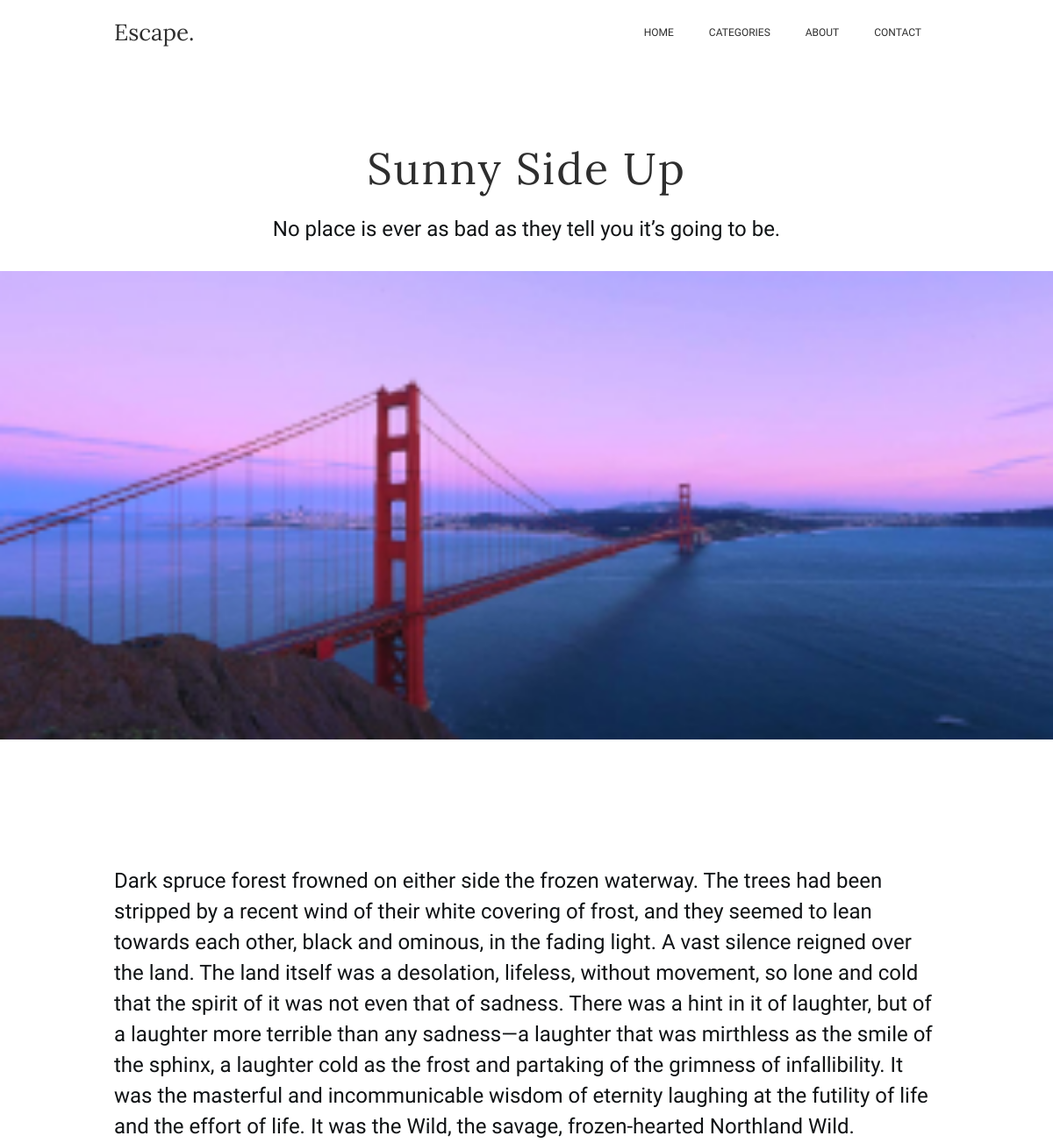
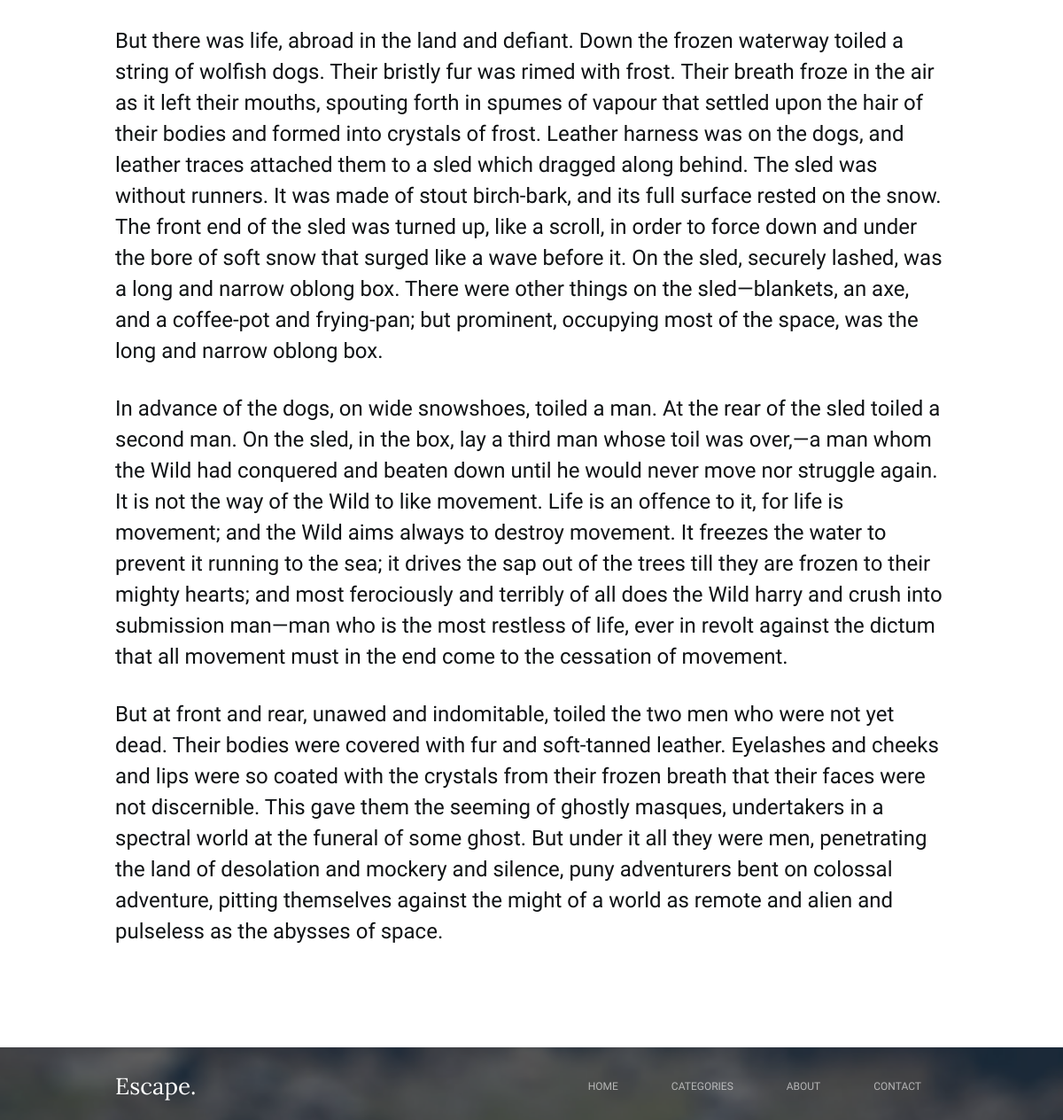
The app's page /post?id=654789e6-2ce3-4b83-86fb-49f989cb5887 with its own data (2 pictures, top to bottom).
### tables this page shows
CREATE TABLE post
(
    id           INT AUTO_INCREMENT PRIMARY KEY NOT NULL,
    uuid         VARCHAR(36)  NOT NULL,
    title        VARCHAR(255) NOT NULL,
    content      TEXT         NOT NULL,
    subtitle     VARCHAR(255) NOT NULL,
    image_url    VARCHAR(255) NOT NULL,
    image_alt    VARCHAR(255) NOT NULL,
    author_id    INT          NOT NULL,
    publish_date TIMESTAMP    NOT NULL,
    note         VARCHAR(255) NOT NULL,
    featured     TINYINT      NOT NULL,
    recent       TINYINT      NOT NULL,
    FOREIGN KEY (author_id) REFERENCES author (id) ON DELETE RESTRICT
);

### data/DataBaseProcessing.php (called while the page is built, shortened)
<?php
class DataBase
{
    protected function createDBConnection(): mysqli
    {
        $dataBaseConnection = new mysqli(self::HOST, self::USERNAME, self::PASSWORD, self::DATABASE, self::PORT);
        return $dataBaseConnection;
    }
    public function getPostById($id): array|null
    {
        $dataBaseConnection = $this->createDBConnection();
        $post = [];
        try {
            $result = $dataBaseConnection->query(SqlQuery::GET_POST_BY_ID . $dataBaseConnection->real_escape_string($id) . '"');
            $post = $result->fetch_assoc();
        } catch (Exception $error) {
            echo $error->getMessage();
        }
        return $post;
    }
}

### post.php (the view, shortened to what this page needs)
<?php
include './data/DataBaseProcessing.php';
$id = $_GET['id'];
$connectionDataBase = new DataBase();
$post = $connectionDataBase->getPostById($id);
?>
<!DOCTYPE html>
<html lang="ru">
<head>
    <link rel="stylesheet" href="styles/escape_page.css"/>
</head>
<body>
<?php include 'header.php'; ?>
<main class="main">
    <div class="main__container container">
        <h1 class="main__title"><?= $post['title'] ?? null ?></h1>
        <p class="main__subtitle"><?= $post['subtitle'] ?? null ?></p>
    </div>
    <img class="main__image" src="<?= $post['image_url'] ?? null ?>" alt="<?= $post['image_alt'] ?? null ?>"
         width="1440" height="534">
    <div class="main__text-content container">
        <?= $post['content'] ?? null ?>
    </div>
</main>
<?php include 'footer.php'; ?>
</body>
</html>

### styles/escape_page.css (style rules this page uses)
.main__text-content { margin-bottom: 113px; }
.main__title { margin-bottom: 20px; text-align: center; font: 50px 'Lora', sans-serif; letter-spacing: 2px; color: rgb(46, 46, 46); }
.main__subtitle { margin-bottom: 113px; text-align: center; font: 17px 'Oxygen', sans-serif; color: rgba(46, 46, 46, 0.63); }
.main__image { margin-bottom: 140px; width: 100%; object-fit: cover; }
.main p { margin-bottom: 30px; font: 24px/35px 'Oxygen', sans-serif; color: rgba(16, 19, 21); }

### styles/main.css (style rules this page uses)
* { margin: 0; padding: 0; box-sizing: border-box; }
* img { width: 100%; }
.container { margin: 0 auto; padding: 0 10px; max-width: 960px; }

### records on screen
post: title "Sunny Side Up", subtitle "No place is ever as bad as they tell you it’s going to be.", image_url (picture), content "Dark spruce forest frowned on either side the frozen waterway. The trees had been stripped by a recent wind of their white covering of frost, and they seemed to lean towards each other, black and ominous, in the fading light. A vast silence reigned over the land. The land itself was a desolation, lifeless, without movement, so lone and cold that the spirit of it was not even that of sadness. There was a hint in it of laughter, but of a laughter more terrible than any sadness—a laughter that was mirthless as the smile of the sphinx, a laughter cold as the frost and partaking of the grimness of infallibility. It was the masterful and incommunicable wisdom of eternity laughing at the futility…"
